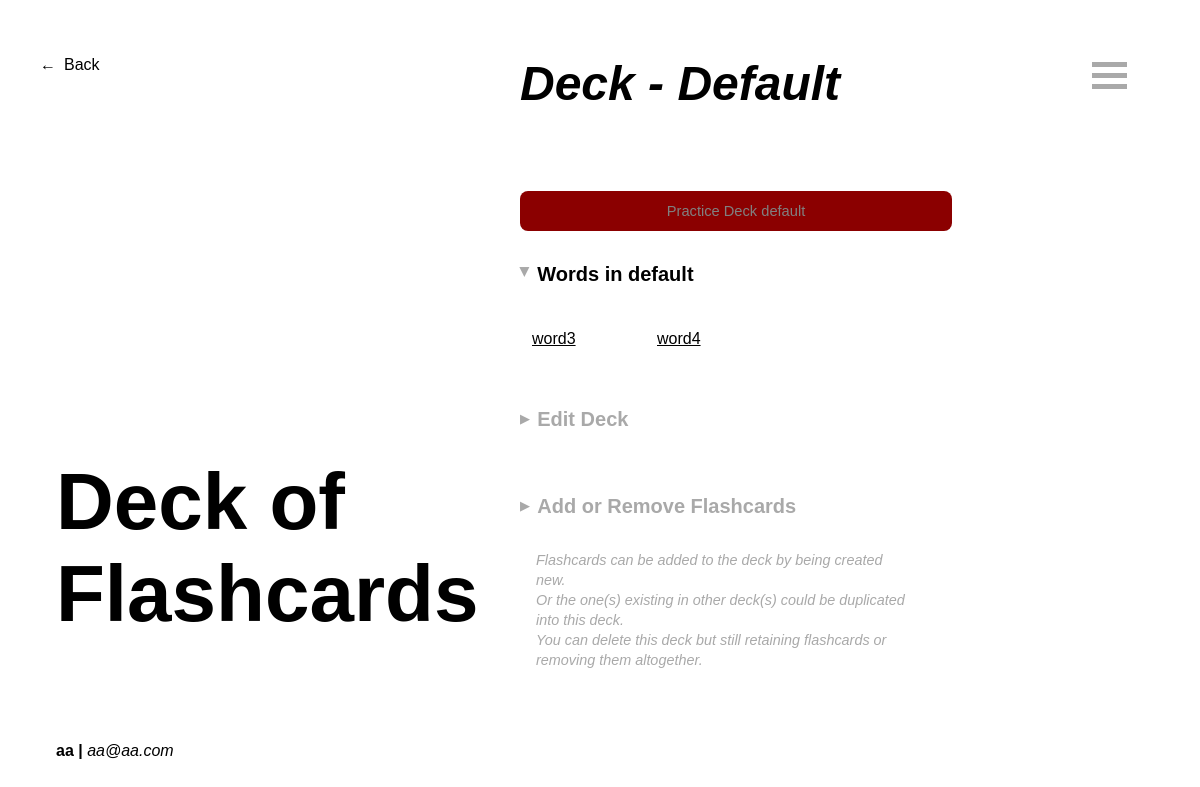
Page /user/aa/lists/1 (signed in) on the earlier database version.
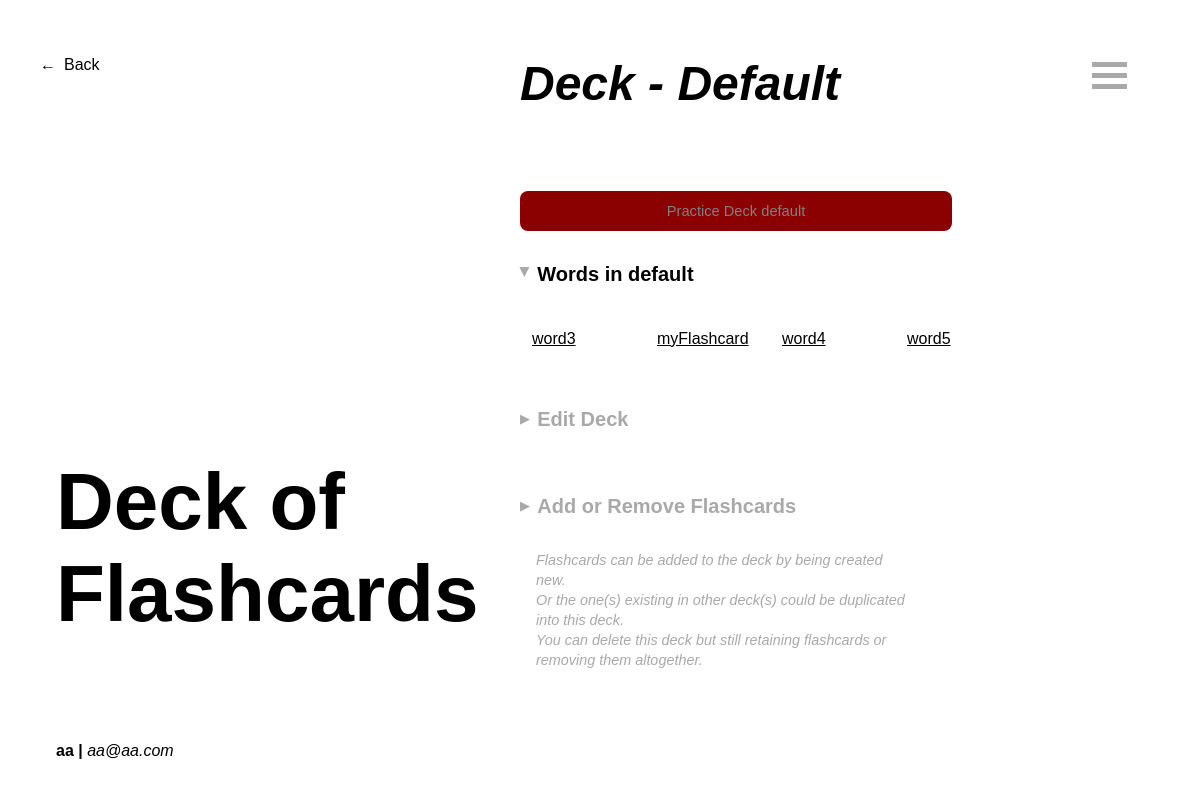
Same page on the later database version.
### models.py (models this page shows, shortened)
class Word(db.Model):
    __tablename__ = 'words'
    id = db.Column(db.Integer, primary_key=True)
    word = db.Column(db.String(30), index=True, unique=False)
    description = db.Column(db.String)
    priority = db.Column(db.Integer, default=7, nullable=False)
    priority_time = db.Column(db.Integer, default=0, nullable=False)
    last_visit = db.Column(db.DateTime, default = datetime.today(), nullable=False)
    lists = db.relationship('List', secondary=word_list, back_populates='words', cascade='save-update, merge')
    users = db.relationship('User', secondary=word_user, back_populates='words', cascade='save-update, merge')

### routes/user_routes.py (the view)
@user_bp.route('/user/<username>/lists/<id>',methods=['GET','POST'])
@login_required
@check_username_match
def updateList(username, id):
    lst = List.query.get(int(id))
    message = request.args.get('message')
    words = lst.words
    form = UpdateListForm()
    formCard = AddFlashcardForm()
    if form.validate_on_submit():
        new_name = escape(form.listname.data)
        if new_name != lst.listname:
            lst.listname = new_name
            db.session.commit()
    if message:
        msg='you already have this flashcard'
        return render_template('list.html', lst=lst, words=words, user=current_user, form=form, formCard=formCard, message=msg)
    return render_template('list.html', lst=lst, words=words, user=current_user, form=form, formCard=formCard)

### forms.py
class UpdateListForm(FlaskForm):
    listname = StringField('Name of deck', validators=[DataRequired()])
    submit = SubmitField('Update')

class AddFlashcardForm(FlaskForm):
    word = StringField('New Word', validators=[DataRequired()])
    description = TextAreaField('Meanings & Sample Sentences', validators=[DataRequired()])
    submit = SubmitField('Add new word')

### app.py (called while the page is built)
@app.before_request
def check_session_lifetime():
    if request.blueprint == 'guests':
        app.permanent_session_lifetime = timedelta(minutes=30)
    elif request.blueprint == 'user' and not session.get('user_id'):
        app.permanent_session_lifetime = timedelta(minutes=30)
    else:
        app.permanent_session_lifetime = timedelta(days=7)

### routes/user_routes.py (called while the page is built)
@login_manager.user_loader
def load_user(id):
    return User.query.get(int(id))

def check_username_match(func):
    @wraps(func)
    def wrapper(username, *args, **kwargs):
        if username != current_user.username:
            return redirect(url_for('login.login'))
        return func(username, *args, **kwargs)
    return wrapper

### templates/list.html (shortened to what this page needs)
{% extends '_menu.html' %}
{% block styles2 %}
<link rel="stylesheet" type="text/css" href="{{ url_for('static', filename='css/content-forms.css') }}">
<link rel="stylesheet" type="text/css" href="{{ url_for('static', filename='css/content-general.css') }}">
{% endblock %}
{% block title2 %}
<h1>Deck of Flashcards</h1>
{% endblock %}
{% block content2 %}
<h1>Deck - {{ lst.listname }}</h1>
<form method="POST"
{% if current_user.is_authenticated %} action="/user/{{ user.username }}/practice/start?list={{ lst. id }}"
{% else %} action="/guest/practice/start?list={{ lst.id }}"
{% endif %}>
    <div>
        <input type="submit" class="form-button-im" value="Practice Deck {{ lst.listname }}">
    </div>
</form>
<h3 class="toggle-title change" onclick="iconTransform(this, [['words-in-list', true]])">Words in {{ lst.listname }}</h3>
<div id="words-in-list" class="grid links">
    {% for w in words %}
    <a
    {% if current_user.is_authenticated %} href="/user/{{ user.username }}/flashcards/{{ w.id }}?list={{ lst.id }}"
    {% else %} href="/guest/flashcards/{{ w.word }}?list={{ lst.id }}"
    {% endif %}>{{ w.word }}</a>
    {% endfor %}
</div>
<div class="hidden-form-small">
    <h3 class='toggle-title' id="toggle-form" onclick="iconTransform(this, ['change-list-name','delete-list'])">Edit Deck</h3>
</div>
<div class="hidden-form-small">
    <h3 class='toggle-title' onclick="iconTransform(this, ['new-flashcard', 'add-exist', 'bulk-remove', 'remarks'])">Add or Remove Flashcards</h3>
    <div class="remark" id="remarks">
        <p>Flashcards can be added to the deck by being created new.<br>
            Or the one(s) existing in other deck(s) could be duplicated into this deck.<br>
            You can delete this deck but still retaining flashcards or removing them altogether.
        </p>
    </div>
</div>
{% endblock %}

Differences in the rows shown:
added Word: word "myFlashcard"
now on this page (row edited): Word: word "word5"
